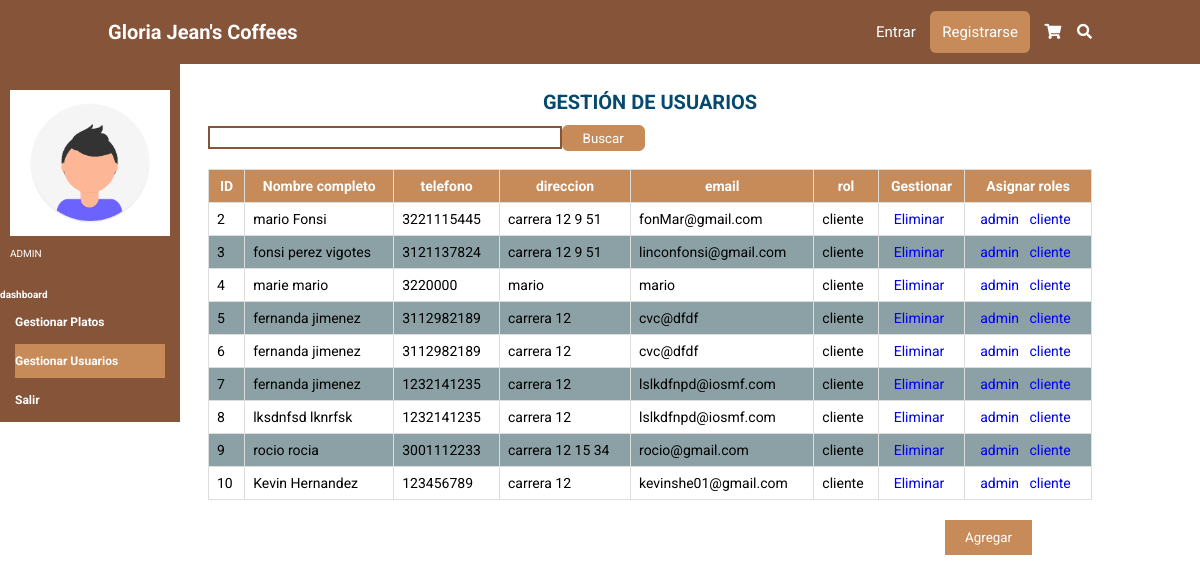
Page /dashboard/usuarios/ on the earlier database version.
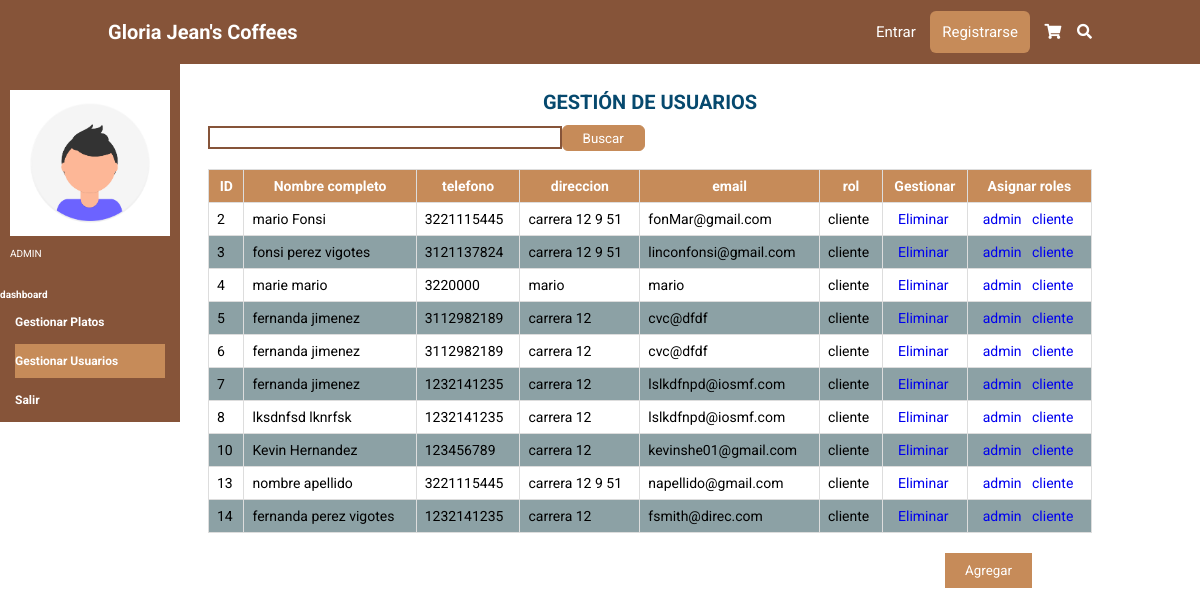
Same page on the later database version.
### tables this page shows
CREATE TABLE usuario (id_usuario INTEGER PRIMARY KEY AUTOINCREMENT NOT NULL UNIQUE, nombre STRING (100) NOT NULL, apellido STRING (100) NOT NULL, telefono INTEGER NOT NULL, direccion STRING (50) NOT NULL, email STRING (100) NOT NULL, user STRING (50) NOT NULL UNIQUE, contraseña STRING (100) NOT NULL, rol STRING (20) NOT NULL DEFAULT cliente, estado CHAR (1) DEFAULT A NOT NULL);

### app.py (the view, shortened to what this page needs)
@app.route('/dashboard/usuarios/', methods=['GET', 'POST'])
def usuarios():
    form = search()
    print(request.args.get('cliente'))
    if request.method == 'GET':
        sql = f'SELECT * FROM usuario WHERE id_usuario > 1 '
        res = seleccion(sql)
    return render_template('usuarios.html', form=form, titulo='dashboard', res=res)

### forms.py
class search(FlaskForm):
    seh = TextField('Buscar')

### conexion.py (called while the page is built)
def seleccion(sql) -> list:
    try:
        with sqlite3.connect(URL_DB) as con:
            cur = con.cursor()
            res = cur.execute(sql).fetchall()
    except Exception:
        res = None
    return res

### templates/usuarios.html
{% extends 'base.html' %}
{% block cuerpo %}
    <section class="Gplatos">
        <div class="aside">
            <div class="user">
                <img src="{{ url_for('static',filename='img/foto.png')}}" class="fotico-dashboard" alt="" >
                <p class="rol">ADMIN</p>
            </div>
            <div class="plataforma">
                <h4>dashboard</h4>
            </div>
             <nav class="navbar-aside">
              <a href='/dashboard/platos/' class="dashboard-usuarios" >Gestionar Platos</a>
              <a href='/dashboard/usuarios/' class="dashboard-platos">Gestionar Usuarios</a>
              <a href='/salir'>Salir</a>
            </nav>
        </div>
        <div class="tabla">
          <h1 class="text-title">GESTI&Oacute;N DE USUARIOS</h1><br>
          <form name='fbuscarD' id='fbuscarD' action='' method='POST'>
            <div class="buscar-plato">
              {{ form.seh(class="buscar") }}
              <input type="submit" class="btn_buscar" value="Buscar">
            </div>
          </form>
              <table>
                  <tr>
                    <th>ID</th>
                    <th>Nombre completo</th>
                    <th>telefono</th>
                    <th>direccion</th>
                    <th>email</th>
                    <th>rol</th>
                    <th>Gestionar</th>
                    <th>Asignar roles</th>
                  </tr>
                  {% for i in res %}
                  <tr>
                    <td>{{ i[0] }}</td>
                    <td>{{ i[1] }} {{ i[2] }}</td>
                    <td>{{ i[3] }}</td>
                    <td>{{ i[4] }}</td>
                    <td>{{ i[5] }}</td>
                    <td>{{ i[8] }}</td>
                    <td><a href='/delete/?id_user={{i[0]}}'>&nbsp; Eliminar</a></td>
                    <td><a href='/asignarRol/?admin={{i[0]}}'>&nbsp; admin</a><a href='/asignarRol/?cliente={{i[0]}}'> &nbsp; cliente</a> </td>
                  </tr>
                  {% endfor%}
                </table>
                <div class="botones">
                  <a href='/sign_in/'><input type="submit" value="Agregar" ></a>
              </div>
          </div>
    </section>
{% endblock %}

### templates/base.html (shortened to what this page needs)
<!DOCTYPE html>
<html lang="es">
  <head>
    <link rel="stylesheet" href="{{ url_for('static',filename='css/style.css')}}"/>
    <link
      rel="stylesheet"
      href="https://cdnjs.cloudflare.com/ajax/libs/font-awesome/5.15.4/css/all.min.css"
    />
</head>
    <body>
        <header>
            <a href="/home" class="logo">Gloria Jean's Coffees</a>
            <nav class="navbar">
                {% if 'user' in session %}
                <a href='/favoritos'>Favoritos</a>
                <a href='/perfil'>{{ session['user'] }}</a>
                {% else %}
                <a href='/login'>Entrar</a>
                <a href='/sign_in' id="principal">Registrarse</a>
                {% endif %}
                <a href='/shopping_car' id="carrito"><i class="fas fa-shopping-cart"></i> </a>
                <a href="/buscar" id="buscar"><i class="fas fa-search"></i> </a>
            </nav>
        </header>
        <div >
           {% block cuerpo %}{% endblock %}
        </div>
    </body>
</html>

### static/css/style.css (style rules this page uses)
:root { --marron: #865439; --marronclaro: #c68b59; }
* { border: 0; box-sizing: border-box; font-family: "Roboto", sans-serif; padding: 0; margin: 0; transition: all 0.2s linear; text-decoration: none; list-style: none; outline: none; }
html { font-size: 62.5%; overflow-x: hidden; scroll-behavior: smooth; scroll-padding-top: 6rem; }
section { padding: 2rem 9%; }
header { background-color: var(--marron); position: fixed; left: 0; right: 0; top: 0; display: flex; justify-content: space-between; align-items: center; padding: 2rem 9%; z-index: 1000; }
header .logo { color: #ffffff; font-size: 2rem; font-weight: bolder; }
header .navbar a { color: #ffffff; font-size: 1.5rem; margin-left: 1.2rem; }
header .navbar #principal { background: var(--marronclaro); padding: 1.2rem; border-radius: 6px; }
.buscar { margin-top: 1px; color: black; border: 2px solid var(--marron); width: 40%; margin-bottom: 2rem; padding: .2rem; }
.text-title, .text-title-profile { margin-top: 5rem; font-size: 20px; color: #06496E; display: flex; justify-content: center; }
.Gplatos { padding: 2rem 0%; top:40px; color: #ffffff; display: flex; align-items: center; }
.tabla { padding: 2rem 9%; width: 100%; margin-left: 100px; }
.aside { background-color:var(--marron); width: 18rem; max-height:120vh; position: fixed; top: 60px; }
.user { padding:3rem 1rem; margin: auto; width:100%; }
.fotico-dashboard { width: 100%; margin-bottom: 1rem; }
.navbar-aside a { display: block; color: #ffffff; margin: 1.5rem; font-size: 1.2rem; font-weight: bolder; }
table { font-family: arial, sans-serif; border-collapse: collapse; width: 100%; margin-bottom: 2rem; }
td, th { border: 1px solid #dddddd; text-align: left; padding: 8px; }
td { font-size: 14px; color: #000; }
th { background-color: var(--marronclaro); text-align: center; font-size: 14px; }
tr:nth-child(odd) { background-color: #8CA1A5; }
.botones { position: absolute; right:138px; }
.botones input[type="submit"] { background: var(--marronclaro); color: #ffffff; padding: 1rem 2rem; margin-right: 3rem; cursor: pointer; }
.buscar-plato { display: flex; }
.btn_buscar { background-color: var(--marronclaro); padding: .2rem 2rem; height:26px; color: #ffffff; border: 1px solid var(--marronclaro); border-radius: .6rem; cursor: pointer; }
.dashboard-platos { background: var(--marronclaro); padding: 1rem 0; }

Differences in the rows shown:
removed usuario: id_usuario "9", nombre "rocio", apellido "rocia", telefono "3001112233", direccion "carrera 12 15 34", email "rocio@gmail.com", rol "cliente"
added usuario: id_usuario "13", nombre "nombre", apellido "apellido", telefono "3221115445", direccion "carrera 12 9 51", email "napellido@gmail.com", rol "cliente"
added usuario: id_usuario "14", nombre "fernanda", apellido "perez vigotes", telefono "1232141235", direccion "carrera 12", email "fsmith@direc.com", rol "cliente"
